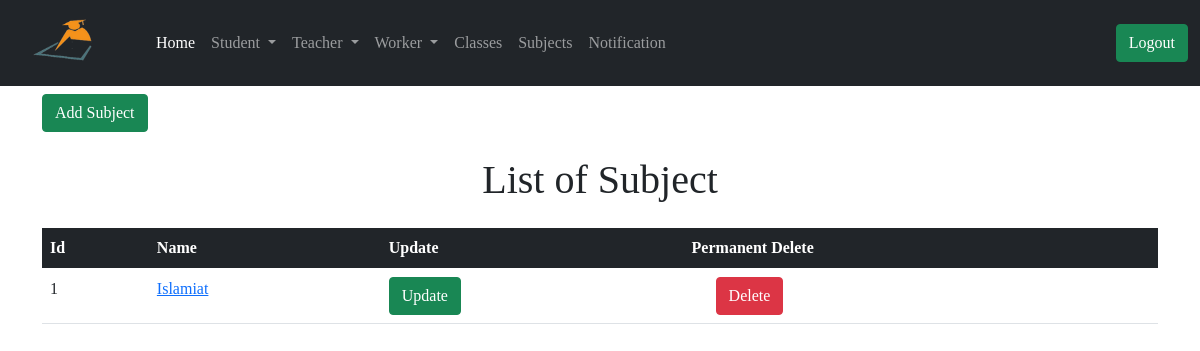
The app's page /administrator/list_of_subject/ (signed in), older data.
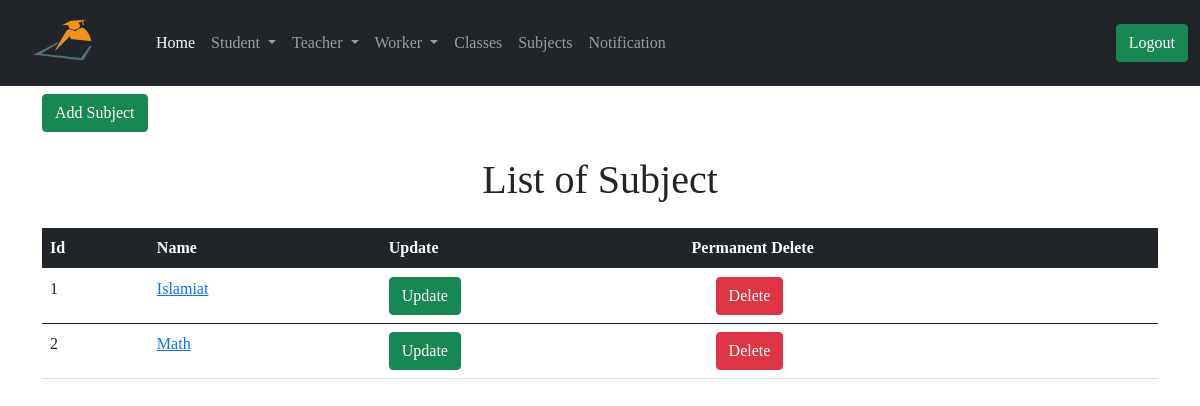
The same page, newer data.
### app/models.py (models this page shows, shortened)
class Subject(db.Model):
    id = db.Column(db.Integer, primary_key=True)
    sub_name = db.Column(db.String(64))
    admin_id = db.Column(db.Integer, db.ForeignKey('user.id'))
    teacher = db.relationship('Teacher', backref='sub')
    leaveteacher = db.relationship('LeaveTeacher', backref='sub')
    uploadlecture = db.relationship('UploadLecture', backref='sub')

### app/routes.py (the view)
@app.route('/administrator/list_of_subject/')
@login_required
def list_of_subject():
    subjects = Subject.query.all()
    return render_template('administrator/list_of_subject.html', title='Subject', subjects=subjects)

### app/models.py (called while the page is built)
@login.user_loader
def load_user(id):
    return User.query.get(int(id))

### app/routes.py (called while the page is built)
@app.before_request
def before_request():
    g.user = None
    if 'teacher_id' in session:
        user = Teacher.query.filter_by(id=session['teacher_id']).first()
        g.user = user

@app.before_request
def std_before_request():
    g.std_user = None
    if 'student_id' in session:
        std_user = Student.query.filter_by(id=session['student_id']).first()
        g.std_user = std_user

### app/templates/administrator/list_of_subject.html (shortened to what this page needs)
{% extends 'administrator/base.html' %}
{% block content %}
<div class="container">
  <a href=" {{ url_for('add_subject') }} ">
    <button type="submit" class="btn btn-success mt-2">Add Subject</button>
  </a>
<h1 class="text-center mt-4">List of Subject</h1>
<table class="table mt-4">
    <thead class="table-dark">
      <tr>
        <th scope="col">Id</th>
        <th scope="col">Name</th>
        <th scope="col">Update</th>
        <th scope="col">Permanent Delete</th>
      </tr>
    </thead>
    {% for subject in subjects %}
    <tbody>
      <tr>
        <td>{{subject.id}} </td>
        <td><a href="  "> {{subject.sub_name}} </a></td>
        <td><a href=" {{ url_for('update_subject', id=subject.id) }} "><button type="submit" class="btn btn-success">Update</button></a></td>
        <td>
          <button type="button" class="btn btn-danger ms-4" data-bs-toggle="modal" data-bs-target="#exampleModal">
            Delete
          </button>
        </td>
      </tr>
    </tbody>
    {% endfor %}
  </table>
</div>
{% endblock %}

### app/templates/administrator/base.html (shortened to what this page needs)
<!DOCTYPE html>
<html lang="en">
<head>
    <link href="https://cdn.jsdelivr.net/npm/bootstrap@5.0.0-beta2/dist/css/bootstrap.min.css" rel="stylesheet">
    <link rel="stylesheet" href="{{ url_for('static', filename='style/index.css') }}">
</head>
<body>
    {% include 'administrator/nav.html' %}
    {% block content %} {% endblock %}
</body>
</html>

### app/templates/administrator/nav.html (shortened to what this page needs)
<nav class="navbar navbar-expand-lg navbar-dark bg-dark">
    <div class="container-fluid">
      <a class="navbar-brand" href="{{ url_for('administrator') }}"><img src=" {{ url_for('static', filename='image/rsz_1logo.png')}} " class="brand_logo " width="120px" height="60px"  alt="Logo"></a>
      <div class="collapse navbar-collapse" id="navbarSupportedContent">
        <ul class="navbar-nav me-auto mb-2 mb-lg-0">
          <li class="nav-item">
            <a class="nav-link active" aria-current="page" href="{{ url_for('administrator') }}">Home</a>
          </li>
          <li class="nav-item dropdown">
            <a class="nav-link dropdown-toggle" href="#" id="navbarDropdown" role="button" data-bs-toggle="dropdown" aria-expanded="false">
              Student
            </a>
          </li>
          <li class="nav-item dropdown">
            <a class="nav-link dropdown-toggle" href="#" id="navbarDropdown" role="button" data-bs-toggle="dropdown" aria-expanded="false">
              Teacher
            </a>
          </li>
          <li class="nav-item dropdown">
            <a class="nav-link dropdown-toggle" href="#" id="navbarDropdown" role="button" data-bs-toggle="dropdown" aria-expanded="false">
              Worker
            </a>
          </li>
          <li class="nav-item">
            <a class="nav-link " aria-current="page" href="{{ url_for('list_of_class') }}">Classes</a>
          </li>
          <li class="nav-item">
            <a class="nav-link " aria-current="page" href="{{ url_for('list_of_subject') }}">Subjects</a>
          </li>
          <li class="nav-item">
            <a class="nav-link " aria-current="page" href="{{ url_for('get_notification') }}">Notification</a>
          </li>
        </ul>
        {% if current_user.is_anonymous %}
        <a href="{{ url_for('admin_login') }}"><button class="btn btn-success ms-2">Admin</button></a>
        {% else %}
        <a href="{{ url_for('admin_logout') }}"><button class="btn btn-success ms-2">Logout</button></a>
        {% endif %}
      </div>
    </div>
  </nav>

### app/templates/administrator/base.html (style rules this page uses)
body { font-family: 'Times New Roman', Times, serif; }

Row changes from the older to the newer data that the page shows:
added Subject: id "2", sub_name "Math"
